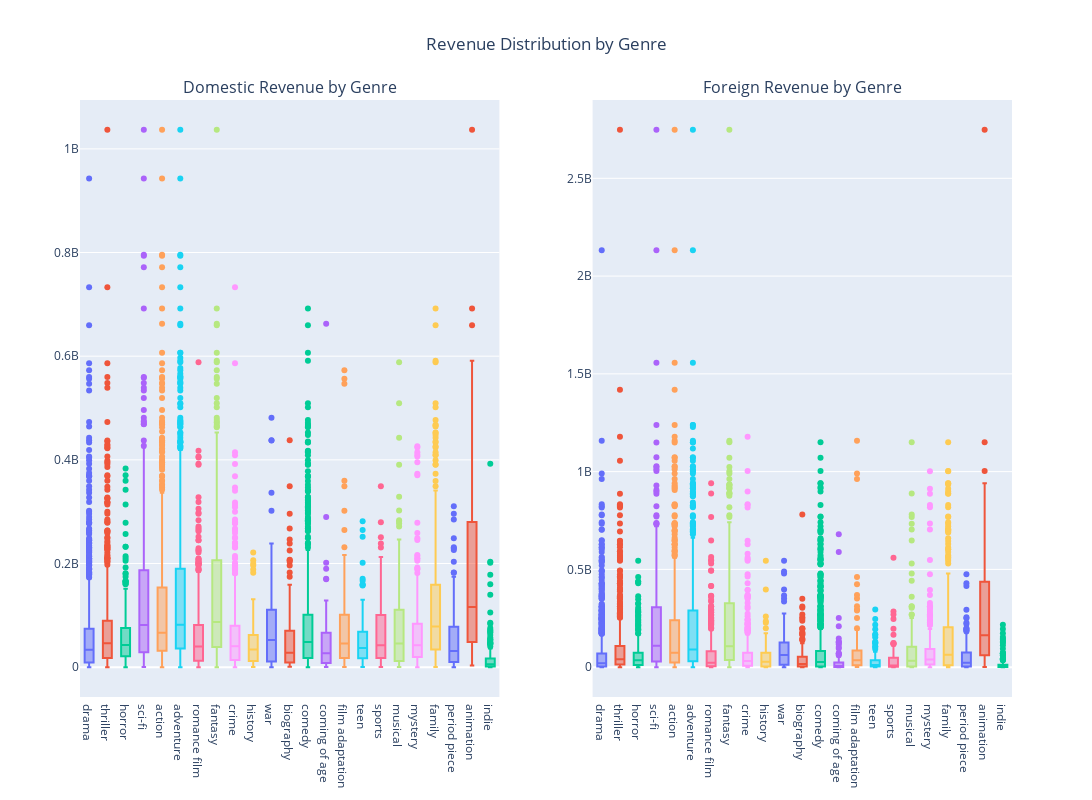

The code cell stored with this chart in its notebook:
### Markdown cell above
The boxplot generated by the code below looks at how much revenue each genre generates from both domestic and foreign audiences. It can be seen that movies from the same type of genres are quite popular in both sets of audiences, particularly animation, fantasy, and science fiction.

### Code cell
genre_col= 'Genres'
domestic_col='Domestic(USD)_Inflated'
foreign_col='Foreign(USD)_Inflated'

df_genre = df[[genre_col, domestic_col, foreign_col]].copy()
df_genre[genre_col] = df_genre[genre_col].str.split(', ')
df_genre = df_genre.explode(genre_col)

fig = create_genre_revenue_plots(
    df_genre=df_genre,
    genre_col='Genres',
    domestic_col='Domestic(USD)_Inflated',
    foreign_col='Foreign(USD)_Inflated'
)
fig.show()
